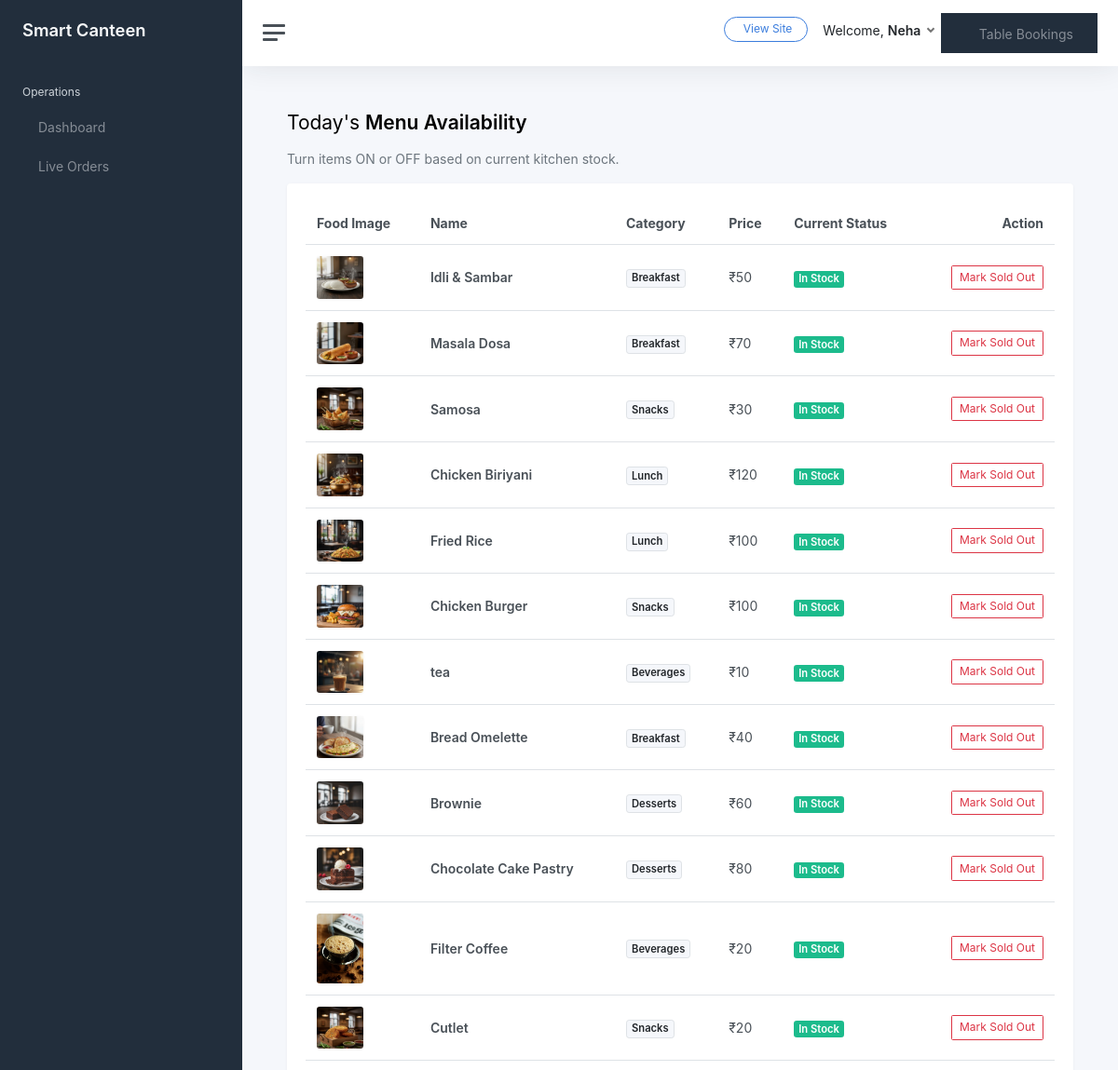
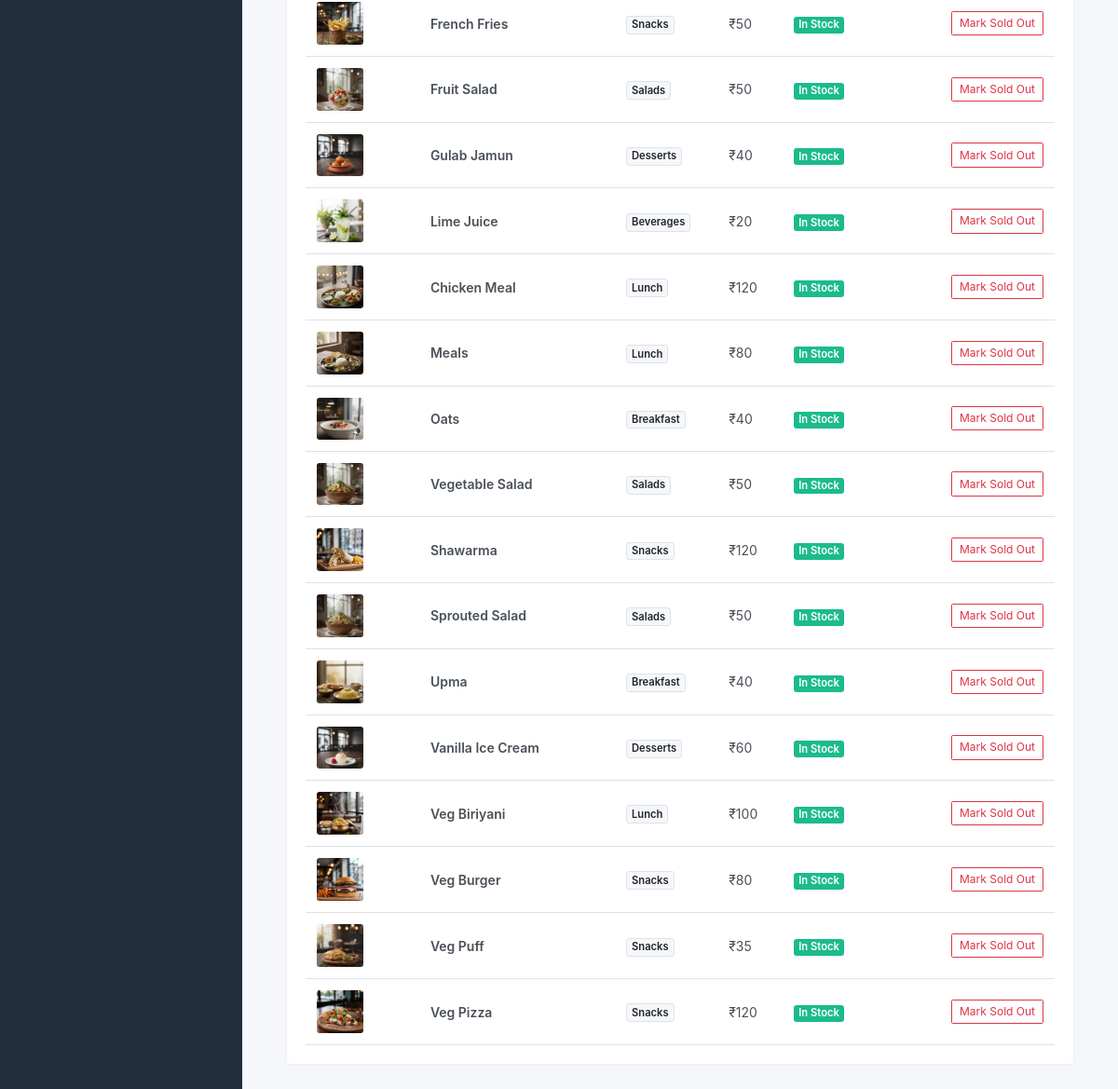
/staff-home/ (signed in), run on the app's committed database (2 pictures, top to bottom).
### UserApp/models.py (models this page shows)
class User(AbstractUser):
    email = models.EmailField(unique=True)
    name = models.CharField(max_length=50, blank=True, null=True)
    is_verified = models.BooleanField(default=False)
    created_at = models.DateTimeField(auto_now_add=True)
    updated_at = models.DateTimeField(auto_now=True)

### AdminApp/models.py (models this page shows)
class Food(models.Model):
    category = models.ForeignKey(Category, on_delete=models.CASCADE, related_name="foods")
    food_name = models.CharField(max_length=150, blank=True, null=True)
    price = models.IntegerField(blank=True, null=True)
    food_image = models.ImageField(upload_to="foods/", blank=True, null=True)
    description = models.TextField(max_length=200, blank=True, null=True)
    AVAILABILITY_CHOICES = (
        ('Available', 'Available'),
        ('Out of Stock', 'Out of Stock'),
    )
    availability = models.CharField(
        max_length=20,
        choices=AVAILABILITY_CHOICES,
        default='Available'
    )
    prebook_only = models.BooleanField(default=False)
    created_at = models.DateTimeField(auto_now_add=True)
    updated_at = models.DateTimeField(auto_now=True)

class Category(models.Model):
    category_name = models.CharField(max_length=100, blank=True, null=True)
    category_image = models.ImageField(upload_to='category_images/', blank=True, null=True)
    description = models.TextField(max_length=100, blank=True, null=True)

### AdminApp/views.py (the view)
# urls.py: path('staff-home/', views.staff_dashboard, name='staff_dashboard'),
@login_required
def staff_dashboard(request):
    if not request.user.is_staff:
        return redirect('user_home')
    today = timezone.now().date()
    foods = Food.objects.select_related("category").all()
    context = {
        'today': today,
        'foods': foods,
        'pending_count': SaveCheckout.objects.filter(status='Pending').count(),
        'preparing_count': SaveCheckout.objects.filter(status='Preparing').count(),
        'delivered_today': SaveCheckout.objects.filter(status='Delivered', order_date=today).count(),
    }
    return render(request, 'staff_dashboard.html', context)

### AdminApp/templates/staff_dashboard.html (shortened to what this page needs)
<!DOCTYPE html>
{% load static %}
<html lang="en">
<head>
    <link href="{% static 'assets/css/app.css' %}" rel="stylesheet">
    <link rel="stylesheet" href="https://cdn.jsdelivr.net/npm/bootstrap-icons@1.11.1/font/bootstrap-icons.css">
</head>
<body>
    <div class="wrapper">
        <nav id="sidebar" class="sidebar js-sidebar">
            <div class="sidebar-content js-simplebar">
                <a class="sidebar-brand" href="{% url 'staff_dashboard' %}">
                    <span class="align-middle">Smart Canteen</span>
                </a>
                <ul class="sidebar-nav">
                    <li class="sidebar-header">Operations</li>
                    <li class="sidebar-item">
                        <a class="sidebar-link" href="{% url 'staff_dashboard' %}">
                             <span class="align-middle">Dashboard</span>
                        </a>
                    </li>
                    <li class="sidebar-item">
                        <a class="sidebar-link" href="{% url 'live_orders' %}">
                             <span class="align-middle">Live Orders</span>
                        </a>
                    </li>
                </ul>
            </div>
        </nav>
        <div class="main">
            <nav class="navbar navbar-expand navbar-light navbar-bg">
                <a class="sidebar-toggle js-sidebar-toggle">
                    <i class="hamburger align-self-center"></i>
                </a>
                <div class="navbar-collapse collapse">
                    <ul class="navbar-nav navbar-align">
                        <li class="nav-item me-2">
                            <a class="btn btn-outline-primary btn-sm rounded-pill px-3 mt-1" href="{% url 'user_home' %}" target="_blank">
                                 View Site
                            </a>
                        </li>
                        <li class="nav-item dropdown">
                            <a class="nav-link dropdown-toggle d-none d-sm-inline-block" href="#" data-bs-toggle="dropdown">
                                <span class="text-dark">Welcome, <strong>{{ request.user.username }}</strong></span>
                            </a>
                        </li>
                        <li class="sidebar-item">
                            <a class="sidebar-link" href="{% url 'staff_reservations' %}">
                                 <span class="align-middle">Table Bookings</span>
                            </a>
                        </li>
                    </ul>
                </div>
            </nav>
            <main class="content">
                <div class="container-fluid p-0">
                    <h1 class="h3 mb-3">Today's <strong>Menu Availability</strong></h1>
                    <p class="text-muted">Turn items ON or OFF based on current kitchen stock.</p>
                    <div class="card shadow-sm border-0">
                        <div class="card-body">
                            <table class="table table-hover my-0">
                                <thead>
                                    <tr>
                                        <th>Food Image</th>
                                        <th>Name</th>
                                        <th>Category</th>
                                        <th>Price</th>
                                        <th>Current Status</th>
                                        <th class="text-end">Action</th>
                                    </tr>
                                </thead>
                                <tbody>
                                    {% for f in foods %}
                                    <tr>
                                        <td><img src="{{ f.food_image.url }}" width="50" class="rounded shadow-sm"></td>
                                        <td><strong>{{ f.food_name }}</strong></td>
                                        <td><span class="badge bg-light text-dark border">{{ f.category.category_name }}</span></td>
                                        <td>₹{{ f.price }}</td>
                                        <td>
                                            {% if f.availability == "Available" %}
                                                <span class="badge bg-success">In Stock</span>
                                            {% else %}
                                                <span class="badge bg-danger">Sold Out</span>
                                            {% endif %}
                                        </td>
                                        <td class="text-end">
                                            {% if f.availability == "Available" %}
                                                <a href="{% url 'toggle_availability' f.id 'Not Available' %}" class="btn btn-outline-danger btn-sm">
                                                    Mark Sold Out
                                                </a>
                                            {% else %}
                                                <a href="{% url 'toggle_availability' f.id 'Available' %}" class="btn btn-success btn-sm">
                                                    Mark In Stock
                                                </a>
                                            {% endif %}
                                        </td>
                                    </tr>
                                    {% endfor %}
                                </tbody>
                            </table>
                        </div>
                    </div>
                </div>
            </main>
        </div>
    </div>
</body>
</html>

### data on the page
User: user.username "Neha"
Food: food_image (picture), food_name "Idli & Sambar", category.category_name "Breakfast", price "50", availability "In Stock"
Food: food_image (picture), food_name "Masala Dosa", category.category_name "Breakfast", price "70", availability "In Stock"
Food: food_image (picture), food_name "Samosa", category.category_name "Snacks", price "30", availability "In Stock"
Food: food_image (picture), food_name "Chicken Biriyani", category.category_name "Lunch", price "120", availability "In Stock"
Food: food_image (picture), food_name "Fried Rice", category.category_name "Lunch", price "100", availability "In Stock"
Food: food_image (picture), food_name "Chicken Burger", category.category_name "Snacks", price "100", availability "In Stock"
Food: food_image (picture), food_name "tea", category.category_name "Beverages", price "10", availability "In Stock"
Food: food_image (picture), food_name "Bread Omelette", category.category_name "Breakfast", price "40", availability "In Stock"
Food: food_image (picture), food_name "Brownie", category.category_name "Desserts", price "60", availability "In Stock"
Food: food_image (picture), food_name "Chocolate Cake Pastry", category.category_name "Desserts", price "80", availability "In Stock"
Food: food_image (picture), food_name "Filter Coffee", category.category_name "Beverages", price "20", availability "In Stock"
Food: food_image (picture), food_name "Cutlet", category.category_name "Snacks", price "20", availability "In Stock"
Food: food_image (picture), food_name "French Fries", category.category_name "Snacks", price "50", availability "In Stock"
Food: food_image (picture), food_name "Fruit Salad", category.category_name "Salads", price "50", availability "In Stock"
Food: food_image (picture), food_name "Gulab Jamun", category.category_name "Desserts", price "40", availability "In Stock"
Food: food_image (picture), food_name "Lime Juice", category.category_name "Beverages", price "20", availability "In Stock"
Food: food_image (picture), food_name "Chicken Meal", category.category_name "Lunch", price "120", availability "In Stock"
Food: food_image (picture), food_name "Meals", category.category_name "Lunch", price "80", availability "In Stock"
Food: food_image (picture), food_name "Oats", category.category_name "Breakfast", price "40", availability "In Stock"
Food: food_image (picture), food_name "Vegetable Salad", category.category_name "Salads", price "50", availability "In Stock"
Food: food_image (picture), food_name "Shawarma", category.category_name "Snacks", price "120", availability "In Stock"
Food: food_image (picture), food_name "Sprouted Salad", category.category_name "Salads", price "50", availability "In Stock"
Food: food_image (picture), food_name "Upma", category.category_name "Breakfast", price "40", availability "In Stock"
Food: food_image (picture), food_name "Vanilla Ice Cream", category.category_name "Desserts", price "60", availability "In Stock"
Food: food_image (picture), food_name "Veg Biriyani", category.category_name "Lunch", price "100", availability "In Stock"
Food: food_image (picture), food_name "Veg Burger", category.category_name "Snacks", price "80", availability "In Stock"
Food: food_image (picture), food_name "Veg Puff", category.category_name "Snacks", price "35", availability "In Stock"
Food: food_image (picture), food_name "Veg Pizza", category.category_name "Snacks", price "120", availability "In Stock"
